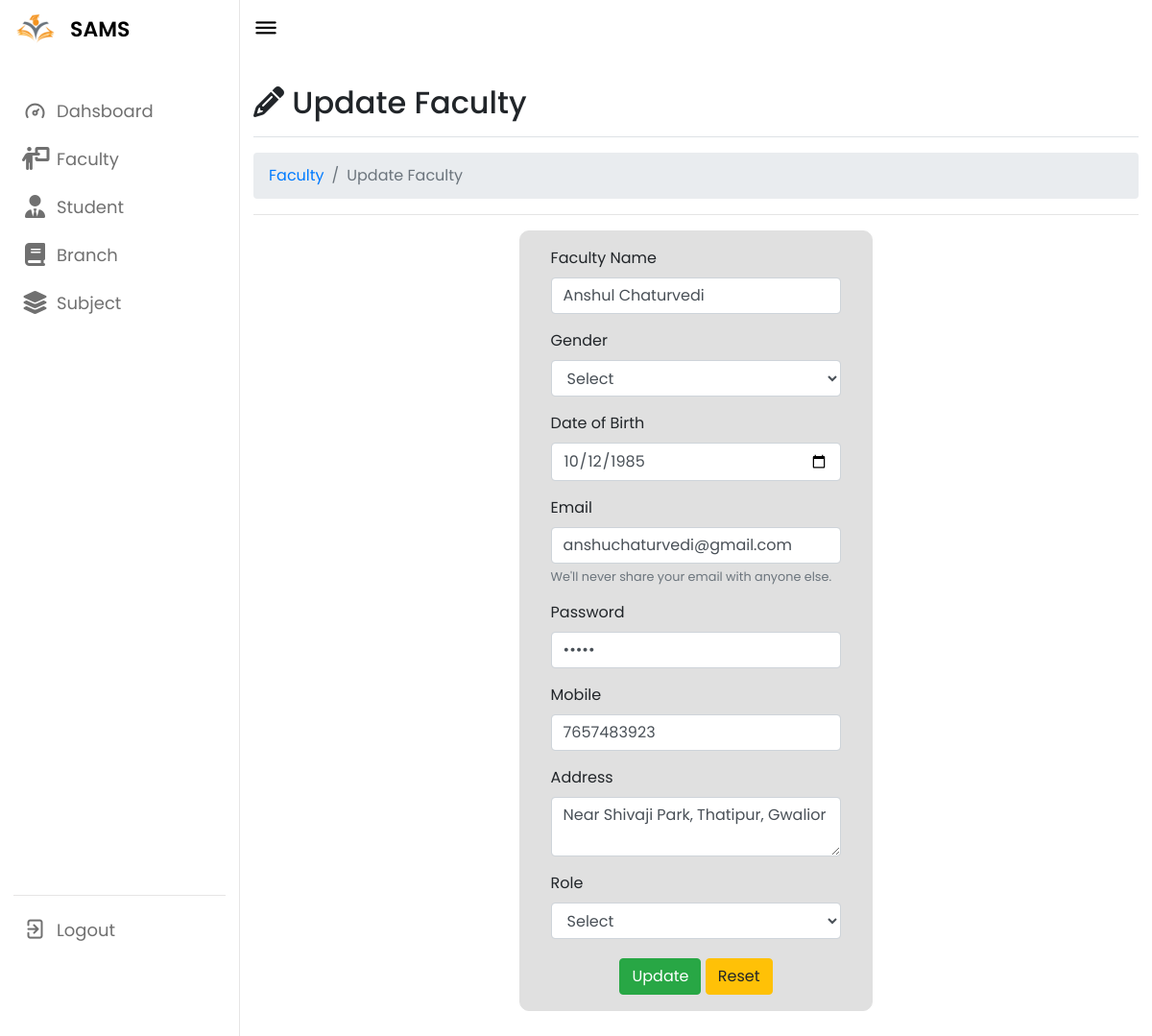
The app's page /admin/editfaculty.php?edit=2 (signed in) with its own data.
### tables this page shows
CREATE TABLE `faculty` (
  `fid` int(11) NOT NULL,
  `fname` varchar(40) NOT NULL,
  `fgender` varchar(6) NOT NULL,
  `fmobile` bigint(11) NOT NULL,
  `fdob` date NOT NULL,
  `faddress` varchar(50) NOT NULL,
  `type` varchar(15) NOT NULL,
  `femail` varchar(40) NOT NULL,
  `fpassword` varchar(64) NOT NULL
);

### admin/editfaculty.php (the view, shortened to what this page needs)
<?php
include("connection/conn.php");
include("include/header.php");
$edit=$_GET['edit'];
$sql1=mysqli_query($conn,"select * from faculty where fid='$edit'");
while ($row=mysqli_fetch_array($sql1)){
    $fname=$row['fname'];
    $fgender=$row['fgender'];
    $fdob=$row['fdob'];
    $fmobile=$row['fmobile'];
    $femail=$row['femail'];
    $fpwd=$row['fpassword'];
    $faddress=$row['faddress'];
    $ftype=$row['type'];
}
?>
    <div class="d-flex justify-content-between flex-wrap flex-md-nowrap align-items-center pb-2 mb-3 border-bottom">
      <h1 class="h2"><i class="fa-solid fa-pencil"></i> Update Faculty</h1>
    </div>
    <div aria-label="breadcrumb">
      <ol class="breadcrumb">
        <li class="breadcrumb-item"><a href="faculty.php">Faculty</a></li>
        <li class="breadcrumb-item active" aria-current="page">Update Faculty</li>
      </ol>
    </div>
    <hr>
    <div class="form-group">
      <form action="" method="POST" style="margin: 0% 30% 0% 30%; padding:1rem 2rem 1rem; border: 1px solid #E0E0E0; border-radius: 10px; border-radius: 10px; background-color: #E0E0E0;">
        <div class="form-group">
          <label for="fnmae">Faculty Name</label>
          <input type="text" class="form-control" id="fname" name="fname" placeholder="Enter fullname" value="<?php echo $fname; ?>" pattern="[A-Za-z .]+" title="Use alphabets only!" required>
        </div>
        <div class="form-group">
          <label for="fgender">Gender</label>
          <select class="form-control" id="fgender" name="fgender" required>
            <option value="<?php echo $fgender; ?>">Select</option>
          </select>
        </div>
        <div class="form-group">
          <label for="fbob">Date of Birth</label>
          <input type="date" class="form-control" id="fbob" name="fdob" placeholder="" value="<?php echo $fdob; ?>" required>
        </div>
        <div class="form-group">
          <label for="femail">Email</label>
          <input type="email" class="form-control" id="femail" aria-describedby="emailHelp" name="femail" placeholder="Email address" value="<?php echo $femail; ?>" required>
          <small id="emailHelp" class="form-text text-muted">We'll never share your email with anyone else.</small>
        </div>
        <div class="form-group">
      <label for="fpwd">Password</label>
      <input type="password" class="form-control" id="fpwd" name="fpwd" maxlength="10" placeholder="Enter password" value="<?php echo $fpwd; ?>" required >
    </div>
    <div class="form-group">
      <label for="fmobile">Mobile</label>
      <input type="number" class="form-control" id="fmobile" name="fmobile" maxlength="10" placeholder="Enter mobile number" value="<?php echo $fmobile; ?>" required>
    </div>
    <div class="form-group">
      <label for="faddress">Address</label>
      <textarea class="form-control" id="faddress" name="faddress" rows="" cols="" placeholder="Enter address here....." required><?php echo $faddress; ?></textarea>
    </div>
    <div class="form-group">
      <label for="ftype">Role</label>
      <select class="form-control" id="ftype" name="ftype" required>
        <option value="<?php echo $ftype; ?>">Select</option>
      </select>
    </div>
    <div style="margin-top: 20px; text-align: center;">
      <input class="btn btn-success" type="submit" value="Update" name="update">
      <input class="btn btn-warning" type="reset" value="Reset">
    </div>
    </form>
  </div>
  </body>
  </html>

### admin/css/style.css (style rules this page uses)
* { margin: 0; padding: 0; box-sizing: border-box; font-family: "Poppins", sans-serif; }
:root { --primary-color: #0e4bf1; --panel-color: #fff; --text-color: #000; --black-light-color: #707070; --border-color: #e6e5e5; --toggle-color: #ddd; --box1-color: #4da3ff; --box2-color: #ffe6ac; --box3-color: #e7d1fc; --title-icon-color: #fff; --tran-05: all 0.5s ease; --tran-03: all 0.3s ease; --tran-03: all 0.2s ease; }
body { min-height: 100vh; background-color: var(--primary-color); }
.btn { background-color: DodgerBlue; border: none; color: white; padding: 12px 16px; font-size: 16px; cursor: pointer; }

### records on screen
faculty: fname "Anshul Chaturvedi", fdob "10/12/1985", femail "anshuchaturvedi@gmail.com", fmobile "7657483923", faddress "Near Shivaji Park, Thatipur, Gwalior"
